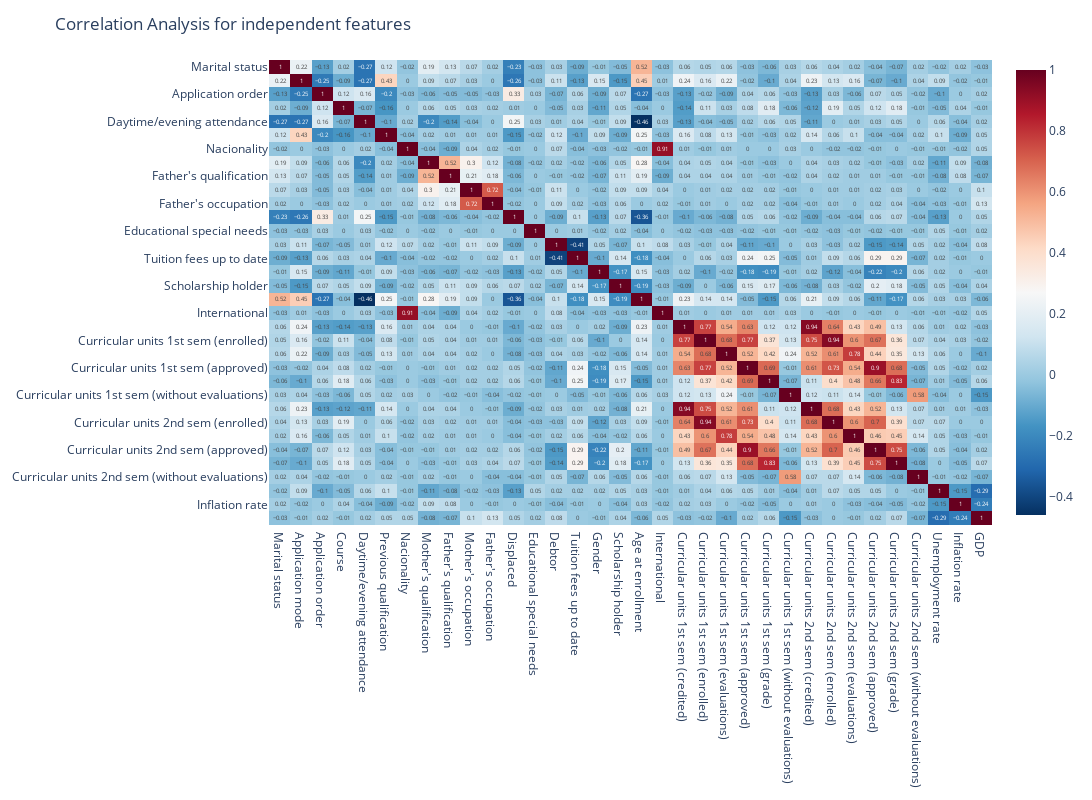

The cell this chart's notebook holds for it:
### Code cell
fig = px.imshow(data.drop('Target', axis = 1).corr().round(2), text_auto=True, aspect="auto", color_continuous_scale='RdBu_r')
fig.update_layout(title = 'Correlation Analysis for independent features', height=800, width=1500)

fig.show()

### Figure 1 — Plotly figure (JSON) as saved in the notebook; plotly's stock layout.template omitted (floating-point values rounded to 4 significant figures; data arrays with more than 128 entries replaced by an {"elided": "..."} marker saying what was removed)
{"data": [{"coloraxis": "coloraxis", "hovertemplate": "x: %{x}<br>y: %{y}<br>color: %{z}<extra></extra>", "name": "0", "texttemplate": "%{z}", "type": "heatmap", "x": ["Marital status", "Application mode", "Application order", "Course", "Daytime/evening attendance", "Previous qualification", "Nacionality", "Mother's qualification", "Father's qualification", "Mother's occupation", "Father's occupation", "Displaced", "Educational special needs", "Debtor", "Tuition fees up to date", "Gender", "Scholarship holder", "Age at enrollment", "International", "Curricular units 1st sem (credited)", "Curricular units 1st sem (enrolled)", "Curricular units 1st sem (evaluations)", "Curricular units 1st sem (approved)", "Curricular units 1st sem (grade)", "Curricular units 1st sem (without evaluations)", "Curricular units 2nd sem (credited)", "Curricular units 2nd sem (enrolled)", "Curricular units 2nd sem (evaluations)", "Curricular units 2nd sem (approved)", "Curricular units 2nd sem (grade)", "Curricular units 2nd sem (without evaluations)", "Unemployment rate", "Inflation rate", "GDP"], "xaxis": "x", "y": ["Marital status", "Application mode", "Application order", "Course", "Daytime/evening attendance", "Previous qualification", "Nacionality", "Mother's qualification", "Father's qualification", "Mother's occupation", "Father's occupation", "Displaced", "Educational special needs", "Debtor", "Tuition fees up to date", "Gender", "Scholarship holder", "Age at enrollment", "International", "Curricular units 1st sem (credited)", "Curricular units 1st sem (enrolled)", "Curricular units 1st sem (evaluations)", "Curricular units 1st sem (approved)", "Curricular units 1st sem (grade)", "Curricular units 1st sem (without evaluations)", "Curricular units 2nd sem (credited)", "Curricular units 2nd sem (enrolled)", "Curricular units 2nd sem (evaluations)", "Curricular units 2nd sem (approved)", "Curricular units 2nd sem (grade)", "Curricular units 2nd sem (without evaluations)", "Unemployment rate", "Inflation rate", "GDP"], "yaxis": "y", "z": {"elided": "34x34 float values"}}], "layout": {"coloraxis": {"colorscale": [[0, "rgb(5,48,97)"], [0.1, "rgb(33,102,172)"], [0.2, "rgb(67,147,195)"], [0.3, "rgb(146,197,222)"], [0.4, "rgb(209,229,240)"], [0.5, "rgb(247,247,247)"], [0.6, "rgb(253,219,199)"], [0.7, "rgb(244,165,130)"], [0.8, "rgb(214,96,77)"], [0.9, "rgb(178,24,43)"], [1, "rgb(103,0,31)"]]}, "height": 800, "margin": {"t": 60}, "title": {"text": "Correlation Analysis for independent features"}, "width": 1500, "xaxis": {"anchor": "y", "domain": [0, 1]}, "yaxis": {"anchor": "x", "autorange": "reversed", "domain": [0, 1]}}}
